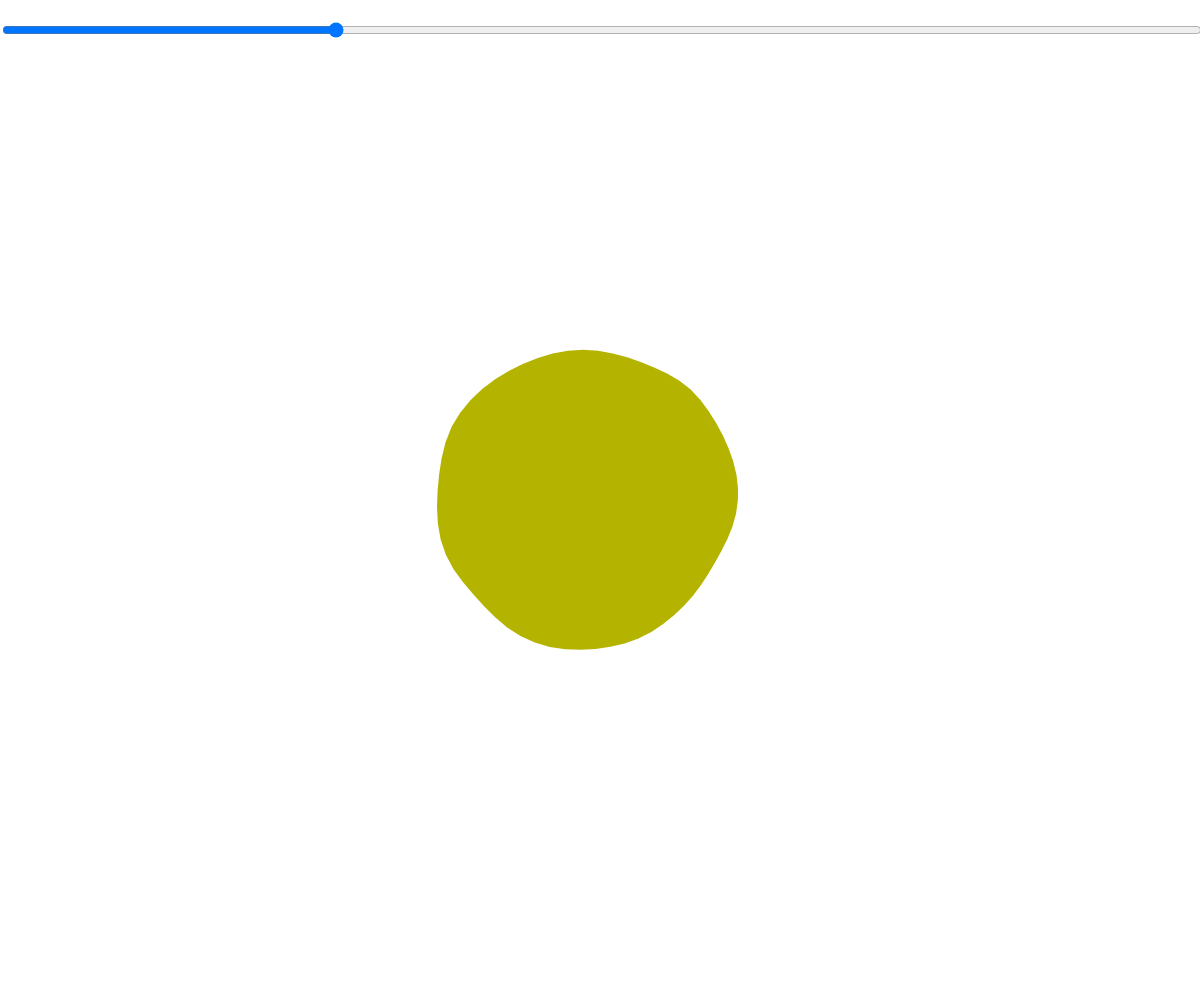
Frame 1 (no input)
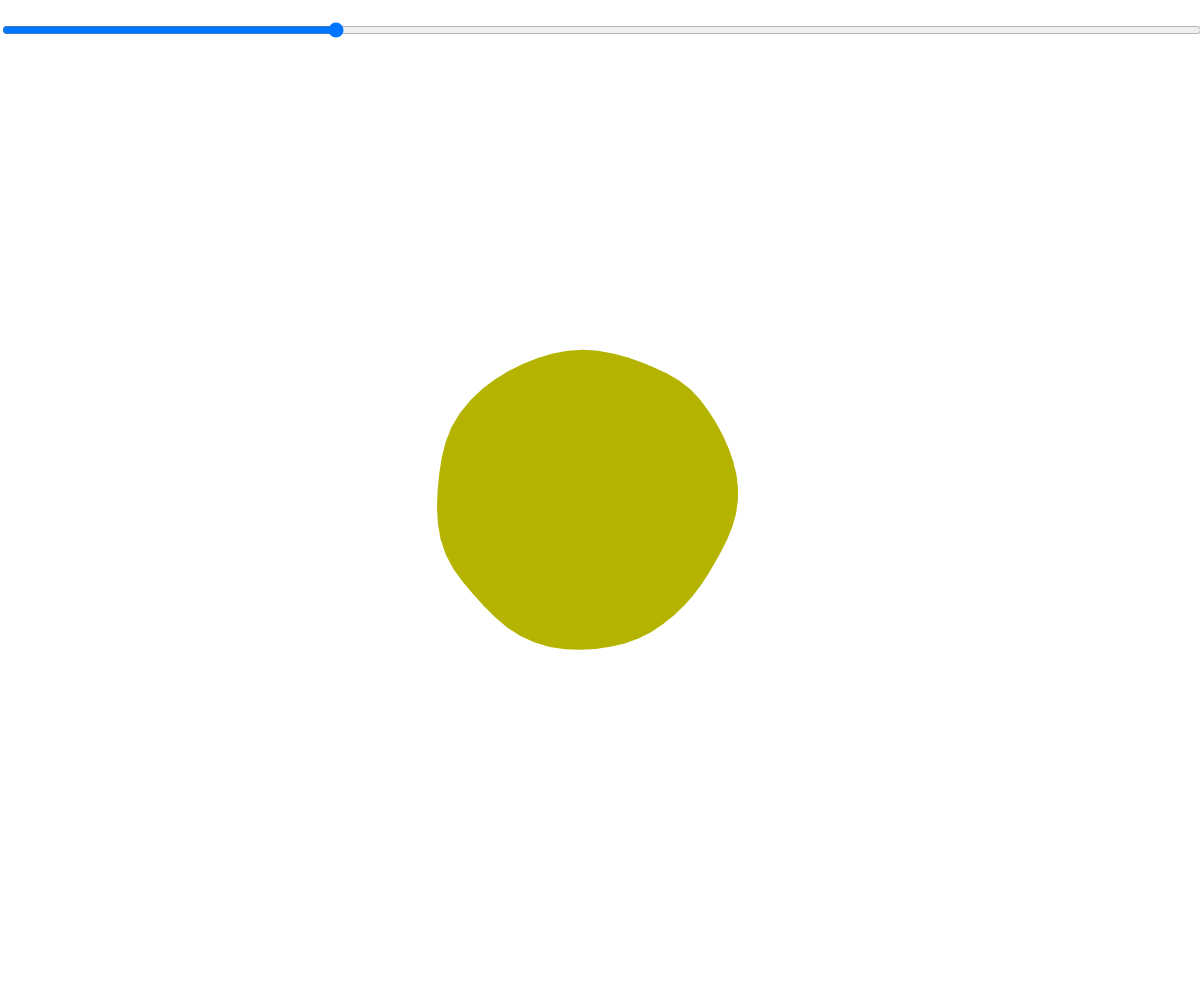
Frame 60 (no input)
Frame 120 (the mouse pressed at the canvas centre since frame 60): identical to frame 60, image omitted

The p5.js sketch that drew these frames (run headless with seeded random() and noise() and a simulated clock; from frame 60 on, the mouse is pressed at the canvas centre):

// p5.js sketch
// ── sketch.js
let cnv;
let slider;
let phase = 0;

function setup() {
  cnv = createCanvas(windowWidth, windowHeight);
  cnv.position('0', '0');
  cnv.style('z-index', '-1');
  slider = createSlider(0,2,0.55,0.01);
  slider.style('width', '100%');
  slider.position('0', '20');
}


 function draw(){
  background(255);
  translate(width/2, height/2);
  noStroke();
  fill(180,180,0);
  beginShape();
  let noiseMax = slider.value();
  for (let a = 0; a < TWO_PI; a+=0.1) {
    let xoff = map(cos(a + phase),-1,1,0,noiseMax);
    let yoff = map(sin(a + phase),-1,1,0,noiseMax);
    let r = map(noise(xoff, yoff), 0, 1, 100, 200);
    let x = r * cos(a);
    let y = r * sin(a);
    vertex(x,y);
  }
  endShape(CLOSE);
  //noLoop();
  //phase += 0.01;
 }

function windowResized() {
  resizeCanvas(windowWidth, windowHeight);
}
